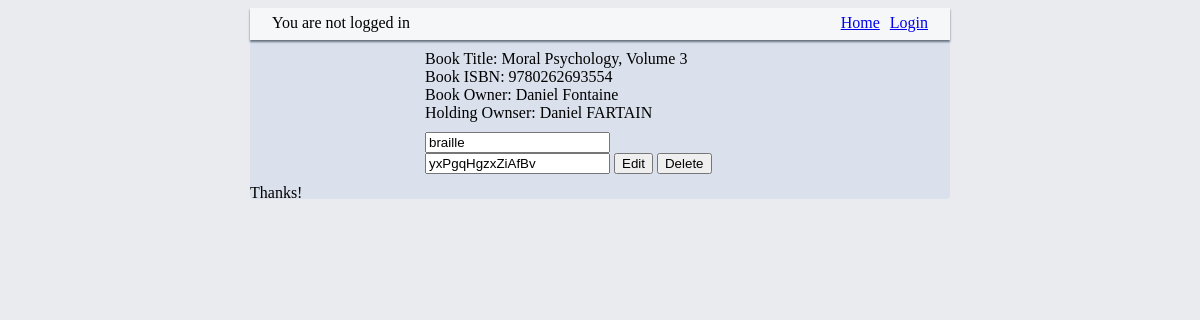
Screenshot of /holding/3614/edit (signed in) with the database file from the repository.
### models.py (models this page shows, shortened)
class Book(Base):
	__tablename__ = 'books'
	id = Column(Integer, primary_key=True)
	isbn = Column(String(13))
	title = Column(String)
	author = Column(String)
	publisher = Column(String)
	cover_photo_url = Column(String)
	edition = Column(Integer)
	date = Column(String)
	file_type = Column(String)
	date_added = Column(DateTime, default=datetime.datetime.utcnow())
	user_id = Column(Integer, ForeignKey('user.id'))
	user = relationship(User)
	holdings = relationship('Holding', backref="books")

class User(Base):
	__tablename__ = 'user'
	id = Column(Integer, primary_key=True)
	username = Column(String(32), index = True)
	picture = Column(String)
	email = Column(String, index=True)
	password_hash = Column(String(64))

class Holding(Base):
	__tablename__ = 'holding'
	id = Column(Integer, primary_key=True)
	holding_type = Column(String)
	added_by = Column(Integer, ForeignKey('user.id'))
	user = relationship(User)
	book_id = Column(Integer, ForeignKey('books.id'))
	book = relationship(Book)
	holding_notes = Column(String)

### view_controler.py (the view)
@app.route('/holding/<int:holding_id_num>/edit', methods=['GET', 'POST'])
def edit_holding(holding_id_num):
    holding = get_holding(holding_id_num)
    if check_object_owner(holding):
        if request.method == 'POST':
            if holding:
                if request.form['edit_del_submit'] == "Edit":
                    holding.holding_type = request.form['holding_type']
                    holding.holding_notes = request.form['holding_notes']
                    session.commit()
                    flash('Holding edited')
                if request.form['edit_del_submit'] == 'Delete':
                    session.delete(holding)
                    session.commit()
                    flash('Holding deleted')
                return redirect(url_for('mainpage'))
            else:
                flash('Item not found')
                return redirect(url_for('mainpage'))
        else:
            if holding:
                print holding.holding_type
                print holding.book.title
                return render_template('edit_holding.html', holding=holding)
            else:
                flash('Item not found')
                return redirect(url_for('mainpage'))
    else:
        flash('Action Denied')
        return redirect(url_for('mainpage'))

### view_controler.py (called while the page is built)
def get_holding(id_num):
    try:
        holding = session.query(Holding).filter_by(id=id_num).one()
        return holding
    except exc.NoResultFound:
        print "Tried to get holding: Not found"
        return None

def check_object_owner(query_object):
    if query_object is not None:
        try:
            if query_object.user.username == login_session['username']:
                return True
            else:
                flash('Invalid User')
                return False
        except KeyError:
            flash('No User Logged In')
            return False
    return False

### templates/edit_holding.html
{% extends 'container.html' %}
{% block top_interface %}
<div class="holding-edit-container">
    <div class="holding-book-info">
        <span>Book Title: {{ holding.book.title }}</span>
        <br>
        <span>Book ISBN: {{ holding.book.isbn }}</span>
        <br>
        <span>Book Owner: {{ holding.book.user.username }}</span>
        <br>
        <span>Holding Ownser: {{ holding.user.username }}</span>
        <br>
    </div>
    <form action="{{ url_for('edit_holding', holding_id_num=holding.id) }}" method="POST">
        <input type="text" name="holding_type" value={{ holding.holding_type }}>
        <input type="text" name="holding_notes" value={{ holding.holding_notes }}>
        <input name="edit_del_submit" type="submit" value="Edit">
        <button name="edit_del_submit" type="submit" value="Delete"
                onclick="return confirm('Sure you want to delete?');" >Delete</button>
    </form>
</div>
{% endblock %}

### static/styles/style.css (style rules this page uses)
body { background-color: #e9ebee; }
.holding-edit-container { width: 50%; margin: auto; margin-top: 10px; margin-bottom: 10px; }
.holding-book-info { margin-bottom: 10px; }

### rows the page displays
Book: book "Moral Psychology, Volume 3", book.isbn "9780262693554"
User: book.user.username "Daniel Fontaine"
User: user.username "Daniel FARTAIN"
Holding: holding_type "braille", holding_notes "yxPgqHgzxZiAfBv"
